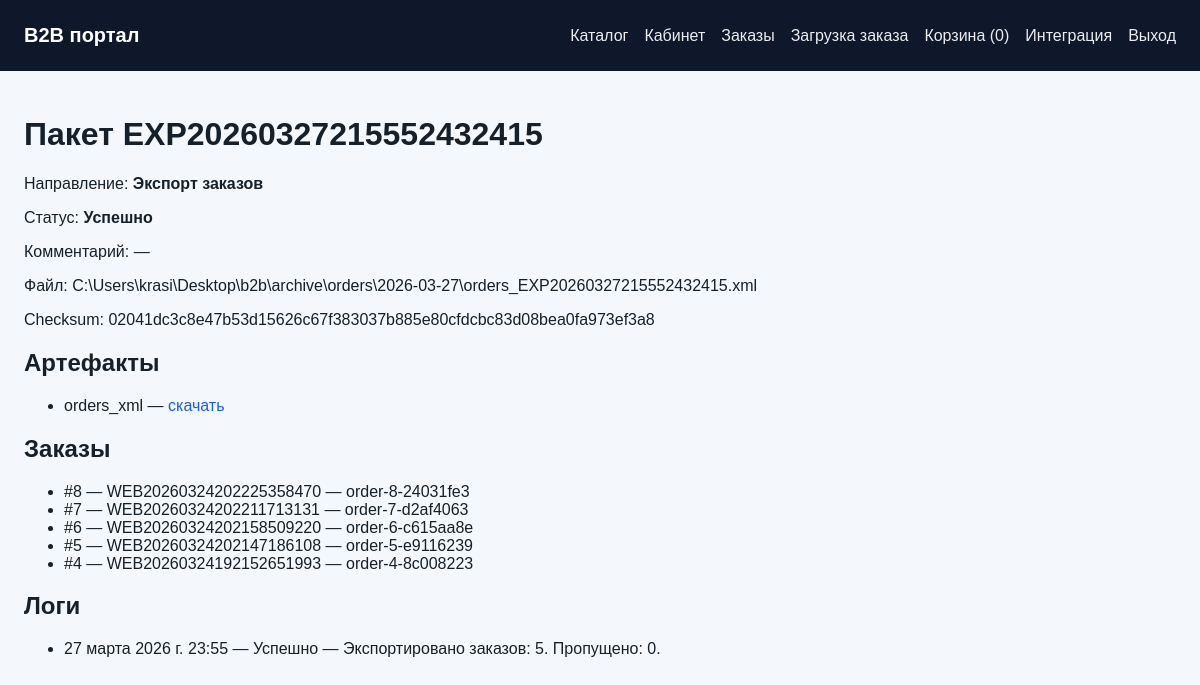
The app's page /integrations/batches/22/ (signed in) with its own data.
### apps/integrations/models.py (models this page shows, shortened)
class ExchangeBatch(models.Model):
    DIRECTION_CHOICES = [('export_orders', 'Экспорт заказов'), ('import_statuses', 'Импорт статусов'), ('system', 'Система')]
    STATUS_CHOICES = [('created', 'Создан'), ('ok', 'Успешно'), ('warning', 'Предупреждение'), ('error', 'Ошибка')]
    code = models.CharField('Код пакета', max_length=64, unique=True, db_index=True)
    direction = models.CharField('Направление', max_length=32, choices=DIRECTION_CHOICES)
    profile = models.ForeignKey(IntegrationProfile, verbose_name='Профиль', on_delete=models.SET_NULL, blank=True, null=True, related_name='batches')
    status = models.CharField('Статус', max_length=16, choices=STATUS_CHOICES, default='created')
    created_at = models.DateTimeField('Создан', auto_now_add=True)
    started_at = models.DateTimeField('Начат', blank=True, null=True)
    finished_at = models.DateTimeField('Завершен', blank=True, null=True)
    orders_count = models.PositiveIntegerField('Заказов', default=0)
    success_count = models.PositiveIntegerField('Успешно', default=0)
    error_count = models.PositiveIntegerField('Ошибок', default=0)
    file_path = models.CharField('Путь к основному файлу', max_length=1024, blank=True)
    checksum = models.CharField('Checksum', max_length=64, blank=True)
    comment = models.TextField('Комментарий', blank=True)
    class Meta:
        verbose_name = 'Пакет обмена'
        verbose_name_plural = 'Пакеты обмена'
        ordering = ['-created_at']

class ExchangeArtifact(models.Model):
    KIND_CHOICES = [('orders_xml', 'orders.xml'), ('status_xml', 'status xml'), ('status_csv', 'status csv'), ('log', 'log')]
    batch = models.ForeignKey(ExchangeBatch, verbose_name='Пакет', on_delete=models.CASCADE, related_name='artifacts')
    kind = models.CharField('Тип файла', max_length=32, choices=KIND_CHOICES)
    file_path = models.CharField('Путь к файлу', max_length=1024)
    checksum = models.CharField('Checksum', max_length=64, blank=True)
    created_at = models.DateTimeField('Создан', auto_now_add=True)
    class Meta:
        verbose_name = 'Артефакт обмена'
        verbose_name_plural = 'Артефакты обмена'
        ordering = ['-created_at']

class ExchangeLog(models.Model):
    DIRECTION_CHOICES = [('import', 'Импорт'), ('export', 'Экспорт'), ('status', 'Статусы'), ('system', 'Система')]
    STATUS_CHOICES = [('ok', 'Успешно'), ('warning', 'Предупреждение'), ('error', 'Ошибка')]
    profile = models.ForeignKey(
        IntegrationProfile,
        verbose_name='Профиль',
        on_delete=models.SET_NULL,
        blank=True,
        null=True,
        related_name='logs',
    )
    batch = models.ForeignKey(
        ExchangeBatch,
        verbose_name='Пакет',
        on_delete=models.SET_NULL,
        blank=True,
        null=True,
        related_name='logs',
    )
    direction = models.CharField('Направление', max_length=16, choices=DIRECTION_CHOICES)
    source = models.CharField('Источник', max_length=255)
    file_name = models.CharField('Файл', max_length=500, blank=True)
    status = models.CharField('Статус', max_length=16, choices=STATUS_CHOICES)
    message = models.TextField('Сообщение')
    payload_excerpt = models.TextField('Фрагмент', blank=True)
    started_at = models.DateTimeField('Начало', blank=True, null=True)
    finished_at = models.DateTimeField('Окончание', blank=True, null=True)
    created_at = models.DateTimeField('Создано', auto_now_add=True)
    class Meta:
        verbose_name = 'Лог обмена'
        verbose_name_plural = 'Логи обмена'
        ordering = ['-created_at']

### apps/orders/models.py (models this page shows, shortened)
class Order(models.Model):
    STATUS_CHOICES = [
        ('draft', 'Черновик'),
        ('new', 'Новый'),
        ('processing', 'В обработке'),
        ('approved', 'Подтвержден'),
        ('exported', 'Выгружен в ERP'),
        ('invoiced', 'Выставлен счет'),
        ('paid', 'Оплачен'),
        ('overdue', 'Просрочен'),
        ('shipped', 'Отгружен'),
        ('completed', 'Завершен'),
        ('cancelled', 'Отменен'),
    ]
    ERP_EXPORT_STATES = [
        ('new', 'Новый'),
        ('validated', 'Проверен'),
        ('exported', 'Выгружен'),
        ('imported', 'Импортирован в ERP'),
        ('error', 'Ошибка'),
    ]
    company = models.ForeignKey(Company, verbose_name='Компания', on_delete=models.PROTECT, related_name='orders')
    user = models.ForeignKey(settings.AUTH_USER_MODEL, verbose_name='Пользователь', on_delete=models.PROTECT, related_name='orders')
    site_number = models.CharField('Номер на сайте', max_length=64, unique=True)
    external_uid = models.CharField('Внешний UID', max_length=128, unique=True, blank=True, db_index=True)
    external_number = models.CharField('Номер в ERP', max_length=64, blank=True)
    erp_document_number = models.CharField('Номер документа ERP', max_length=64, blank=True)
    status = models.CharField('Статус', max_length=16, choices=STATUS_CHOICES, default='new')
    erp_export_state = models.CharField('Состояние выгрузки ERP', max_length=16, choices=ERP_EXPORT_STATES, default='new', db_index=True)
    erp_status_code = models.CharField('Код статуса ERP', max_length=64, blank=True)
    erp_status_label = models.CharField('Статус ERP', max_length=255, blank=True)
    erp_updated_at = models.DateTimeField('Обновлено из ERP', blank=True, null=True)
    exported_at = models.DateTimeField('Выгружен в ERP', blank=True, null=True)
    locked_after_export = models.BooleanField('Заблокирован после выгрузки', default=False)
    imported_to_erp = models.BooleanField('Импортирован в ERP', default=False)
    currency = models.CharField('Валюта', max_length=8, default='RUB')
    subtotal = models.DecimalField('Сумма', max_digits=14, decimal_places=2, default=Decimal('0'))
    total = models.DecimalField('Итого', max_digits=14, decimal_places=2, default=Decimal('0'))
    comment = models.TextField('Комментарий', blank=True)
    customer_comment = models.TextField('Комментарий клиента', blank=True)
    manager_comment = models.TextField('Комментарий менеджера', blank=True)
    erp_sync_error = models.TextField('Ошибка ERP', blank=True)
    last_export_hash = models.CharField('Хеш последней выгрузки', max_length=64, blank=True)
    last_export_batch = models.ForeignKey(
        'integrations.ExchangeBatch', verbose_name='Последний пакет выгрузки',
        on_delete=models.SET_NULL, blank=True, null=True, related_name='orders'
    )
    erp_last_payload_ref = models.ForeignKey(
        'integrations.ExchangeArtifact', verbose_name='Последний входящий файл ERP',
        on_delete=models.SET_NULL, blank=True, null=True, related_name='orders_last_seen'
    )
    can_repeat = models.BooleanField('Можно повторить', default=True)
    created_at = models.DateTimeField('Создан', auto_now_add=True)
    updated_at = models.DateTimeField('Обновлен', auto_now=True)
    class Meta:
        verbose_name = 'Заказ'
        verbose_name_plural = 'Заказы'
        ordering = ['-created_at']

### apps/integrations/views.py (the view)
# urls.py: path('batches/<int:pk>/', views.batch_detail, name='batch-detail'),
@staff_member_required
def batch_detail(request, pk: int):
    batch = get_object_or_404(ExchangeBatch.objects.select_related('profile').prefetch_related('artifacts', 'orders'), pk=pk)
    logs = ExchangeLog.objects.filter(batch=batch).select_related('profile')
    return render(request, 'integrations/batch_detail.html', {'batch': batch, 'logs': logs})

### apps/portal/cart.py (called while the page is built)
    def count(self):
        return len(self.data)

### apps/portal/context_processors.py (called while the page is built)
def portal_context(request):
    cart = SessionCart(request)
    profile = getattr(getattr(request, 'user', None), 'company_profile', None)
    return {
        'portal_cart_count': cart.count(),
        'portal_company': getattr(profile, 'company', None),
    }

### templates/integrations/batch_detail.html (shortened to what this page needs)
{% extends "base.html" %}
{% block content %}
<h1>Пакет {{ batch.code }}</h1>
<p>Направление: <strong>{{ batch.get_direction_display }}</strong></p>
<p>Статус: <strong>{{ batch.get_status_display }}</strong></p>
<p>Комментарий: {{ batch.comment|default:'—' }}</p>
<p>Файл: {{ batch.file_path|default:'—' }}</p>
<p>Checksum: {{ batch.checksum|default:'—' }}</p>
<h2>Артефакты</h2>
<ul>
    {% for artifact in batch.artifacts.all %}
        <li>{{ artifact.kind }} — <a href="{% url 'integrations:artifact-download' artifact.pk %}">скачать</a></li>
    {% empty %}
        <li>Нет файлов.</li>
    {% endfor %}
</ul>
<h2>Заказы</h2>
<ul>
    {% for order in batch.orders.all %}
        <li>#{{ order.pk }} — {{ order.site_number }} — {{ order.external_uid }}</li>
    {% empty %}
        <li>Заказы не привязаны.</li>
    {% endfor %}
</ul>
<h2>Логи</h2>
<ul>
    {% for log in logs %}
        <li>{{ log.created_at }} — {{ log.get_status_display }} — {{ log.message }}</li>
    {% empty %}
        <li>Логов нет.</li>
    {% endfor %}
</ul>
{% endblock %}

### templates/base.html (style rules this page uses)
:root { --bg:#f4f7fb; --card:#ffffff; --line:#d9e1ea; --text:#15202b; --muted:#5b6b7b; --accent:#155eef; --ok:#067647; --warn:#b54708; }
* { box-sizing:border-box; }
body { margin:0; font-family:Arial, sans-serif; background:var(--bg); color:var(--text); }
a { color:var(--accent); text-decoration:none; }

### records on screen
ExchangeBatch: code "EXP20260327215552432415", direction "Экспорт заказов", status "Успешно", comment "—", file_path "C:\\Users\\krasi\\Desktop\\b2b\\archive\\orders\\2026-03-27\\orders_EXP20260327215552432415.xml", checksum "02041dc3c8e47b53d15626c67f383037b885e80cfdcbc83d08bea0fa973ef3a8"
ExchangeArtifact: kind "orders_xml"
Order: pk "8", site_number "WEB20260324202225358470", external_uid "order-8-24031fe3"
Order: pk "7", site_number "WEB20260324202211713131", external_uid "order-7-d2af4063"
Order: pk "6", site_number "WEB20260324202158509220", external_uid "order-6-c615aa8e"
Order: pk "5", site_number "WEB20260324202147186108", external_uid "order-5-e9116239"
Order: pk "4", site_number "WEB20260324192152651993", external_uid "order-4-8c008223"
ExchangeLog: created_at "27 марта 2026 г. 23:55", status "Успешно", message "Экспортировано заказов: 5. Пропущено: 0."

### other values on screen
{{ portal_cart_count }} "0"
